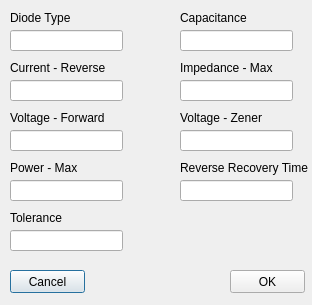
<?xml version="1.0" encoding="UTF-8"?>
<ui version="4.0">
 <class>diode_dlg</class>
 <widget class="QDialog" name="diode_dlg">
  <property name="geometry">
   <rect>
    <x>0</x>
    <y>0</y>
    <width>312</width>
    <height>305</height>
   </rect>
  </property>
  <property name="windowTitle">
   <string>Diode Properties</string>
  </property>
  <widget class="QLineEdit" name="box_diode_type">
   <property name="geometry">
    <rect>
     <x>10</x>
     <y>30</y>
     <width>113</width>
     <height>21</height>
    </rect>
   </property>
  </widget>
  <widget class="QLabel" name="lbl_type">
   <property name="geometry">
    <rect>
     <x>10</x>
     <y>10</y>
     <width>111</width>
     <height>16</height>
    </rect>
   </property>
   <property name="text">
    <string>Diode Type</string>
   </property>
  </widget>
  <widget class="QLineEdit" name="box_rev_current">
   <property name="geometry">
    <rect>
     <x>10</x>
     <y>80</y>
     <width>113</width>
     <height>21</height>
    </rect>
   </property>
  </widget>
  <widget class="QLabel" name="lbl_rev_current">
   <property name="geometry">
    <rect>
     <x>10</x>
     <y>60</y>
     <width>111</width>
     <height>16</height>
    </rect>
   </property>
   <property name="text">
    <string>Current - Reverse</string>
   </property>
  </widget>
  <widget class="QLineEdit" name="box_voltage_fwd">
   <property name="geometry">
    <rect>
     <x>10</x>
     <y>130</y>
     <width>113</width>
     <height>21</height>
    </rect>
   </property>
  </widget>
  <widget class="QLabel" name="lbl_fwd_voltage">
   <property name="geometry">
    <rect>
     <x>10</x>
     <y>110</y>
     <width>111</width>
     <height>16</height>
    </rect>
   </property>
   <property name="text">
    <string>Voltage - Forward</string>
   </property>
  </widget>
  <widget class="QLineEdit" name="box_power_max">
   <property name="geometry">
    <rect>
     <x>10</x>
     <y>180</y>
     <width>113</width>
     <height>21</height>
    </rect>
   </property>
  </widget>
  <widget class="QLabel" name="lbl_power_max">
   <property name="geometry">
    <rect>
     <x>10</x>
     <y>160</y>
     <width>111</width>
     <height>16</height>
    </rect>
   </property>
   <property name="text">
    <string>Power - Max</string>
   </property>
  </widget>
  <widget class="QLineEdit" name="box_tolerance">
   <property name="geometry">
    <rect>
     <x>10</x>
     <y>230</y>
     <width>113</width>
     <height>21</height>
    </rect>
   </property>
  </widget>
  <widget class="QLabel" name="lbl_tolerance">
   <property name="geometry">
    <rect>
     <x>10</x>
     <y>210</y>
     <width>111</width>
     <height>16</height>
    </rect>
   </property>
   <property name="text">
    <string>Tolerance</string>
   </property>
  </widget>
  <widget class="QLineEdit" name="box_capacitance">
   <property name="geometry">
    <rect>
     <x>180</x>
     <y>30</y>
     <width>113</width>
     <height>21</height>
    </rect>
   </property>
   <property name="text">
    <string/>
   </property>
  </widget>
  <widget class="QLabel" name="lbl_capacitance">
   <property name="geometry">
    <rect>
     <x>180</x>
     <y>10</y>
     <width>111</width>
     <height>16</height>
    </rect>
   </property>
   <property name="text">
    <string>Capacitance</string>
   </property>
  </widget>
  <widget class="QLineEdit" name="box_impedance">
   <property name="geometry">
    <rect>
     <x>180</x>
     <y>80</y>
     <width>113</width>
     <height>21</height>
    </rect>
   </property>
  </widget>
  <widget class="QLabel" name="lbl_impedance">
   <property name="geometry">
    <rect>
     <x>180</x>
     <y>60</y>
     <width>111</width>
     <height>16</height>
    </rect>
   </property>
   <property name="text">
    <string>Impedance - Max</string>
   </property>
  </widget>
  <widget class="QLineEdit" name="box_zener_voltage">
   <property name="geometry">
    <rect>
     <x>180</x>
     <y>130</y>
     <width>113</width>
     <height>21</height>
    </rect>
   </property>
  </widget>
  <widget class="QLabel" name="lbl_zener_voltage">
   <property name="geometry">
    <rect>
     <x>180</x>
     <y>110</y>
     <width>111</width>
     <height>16</height>
    </rect>
   </property>
   <property name="text">
    <string>Voltage - Zener</string>
   </property>
  </widget>
  <widget class="QLineEdit" name="box_reverse_recovery_time">
   <property name="geometry">
    <rect>
     <x>180</x>
     <y>180</y>
     <width>113</width>
     <height>21</height>
    </rect>
   </property>
  </widget>
  <widget class="QLabel" name="label_rrt">
   <property name="geometry">
    <rect>
     <x>180</x>
     <y>160</y>
     <width>151</width>
     <height>16</height>
    </rect>
   </property>
   <property name="text">
    <string>Reverse Recovery Time</string>
   </property>
  </widget>
  <widget class="QPushButton" name="btn_cancel">
   <property name="geometry">
    <rect>
     <x>10</x>
     <y>270</y>
     <width>75</width>
     <height>23</height>
    </rect>
   </property>
   <property name="text">
    <string>Cancel</string>
   </property>
  </widget>
  <widget class="QPushButton" name="btn_OK">
   <property name="geometry">
    <rect>
     <x>230</x>
     <y>270</y>
     <width>75</width>
     <height>23</height>
    </rect>
   </property>
   <property name="text">
    <string>OK</string>
   </property>
  </widget>
 </widget>
 <tabstops>
  <tabstop>box_diode_type</tabstop>
  <tabstop>box_rev_current</tabstop>
  <tabstop>box_voltage_fwd</tabstop>
  <tabstop>box_power_max</tabstop>
  <tabstop>box_tolerance</tabstop>
  <tabstop>box_capacitance</tabstop>
  <tabstop>box_impedance</tabstop>
  <tabstop>box_zener_voltage</tabstop>
  <tabstop>box_reverse_recovery_time</tabstop>
  <tabstop>btn_OK</tabstop>
  <tabstop>btn_cancel</tabstop>
 </tabstops>
 <resources/>
 <connections/>
</ui>
